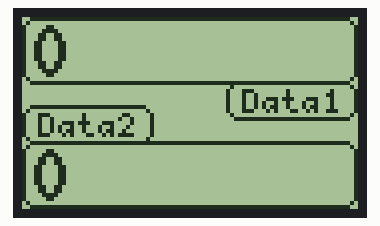
A sketch run on a simulated Arduino Uno, built with avr-gcc and run on an emulated ATmega328P. Parts: 84×48 one-colour display.

Above: at 0.32 s.
At 5.38 s:
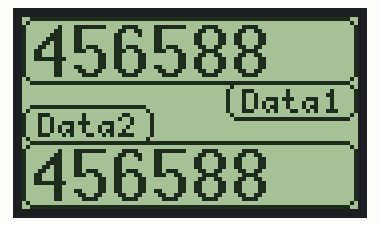
At 9.97 s:
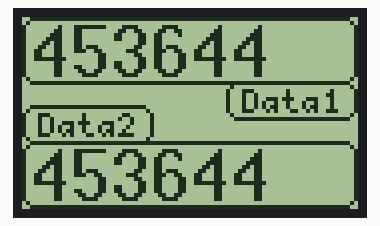
At 20.05 s:
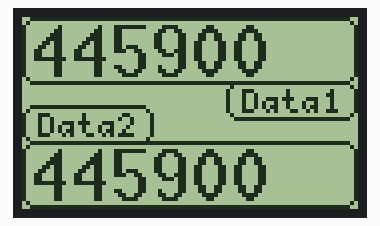
At 29.68 s:
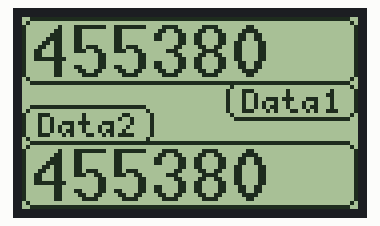
At 39.76 s:
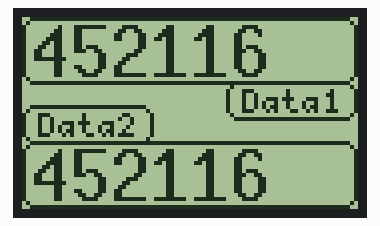

The sketch:

JuliansU8glibDemo.ino
```cpp
/*

  Lcd5110/JuliansU8glibDemo
  Quick test drive of Julian Ilett's 5110 LCD demo with the u8glib library

  For info and circuit diagrams see https://github.com/tardate/LittleArduinoProjects/tree/main/playground/Lcd5110/JuliansU8glibDemo

 */

#include "U8glib.h"

const int LCD_SCK   = 13;
const int LCD_MOSI  = 11;
const int LCD_CS    = 10;
const int LCD_A0    = 9;
const int LCD_RESET = 8;

U8GLIB_PCD8544 u8g(LCD_SCK, LCD_MOSI, LCD_CS, LCD_A0, LCD_RESET);

void setup() {
}

void loop() {
  static unsigned long thisMicros = 0;
  static unsigned long lastMicros = 0;

  // picture loop
  u8g.firstPage();
  do {
    u8g.setContrast(128);
    u8g.drawRFrame(0, 0, 84, 17, 3);   //Data1 frame
    u8g.drawRFrame(51, 16, 33, 10, 3); //Data1 label frame
    u8g.drawRFrame(0, 22, 33, 10, 3);  //Data2 label frame
    u8g.drawRFrame(0, 31, 84, 17, 3);  //Data2 frame
    u8g.setFont(u8g_font_5x7);
    u8g.drawStr(55, 24, "Data1");
    u8g.drawStr(4, 30, "Data2");
    u8g.setFont(u8g_font_10x20);
    u8g.setPrintPos(2, 15);
    u8g.print(thisMicros - lastMicros);
    u8g.setPrintPos(2, 46);
    u8g.print(thisMicros - lastMicros);
  } while( u8g.nextPage() );

  lastMicros = thisMicros;
  thisMicros = micros();
  delay(250);
}
```

Measured:
- what the display in image 0 shows lasts 0.5 s, from 0.1 s to 0.6 s
- what the display in image 1 shows lasts 0.4 s, from 5.2 s to 5.6 s
